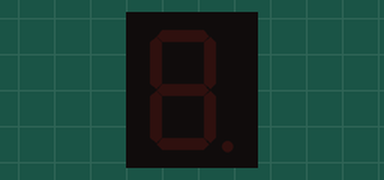
Recording of a sketch running on a simulated Arduino Uno, built with avr-gcc and run on an emulated ATmega328P. Shown: 1-digit seven-segment display.

Above: at 0.1 s.
At 1.1 s:
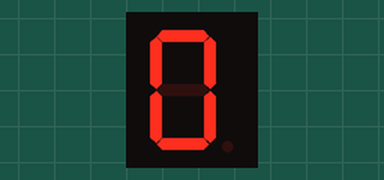
At 2.1 s:
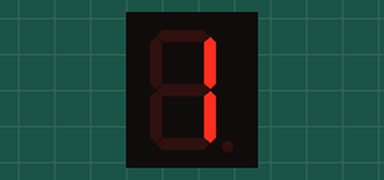
At 5.1 s:
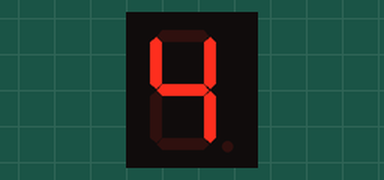
At 7.1 s:
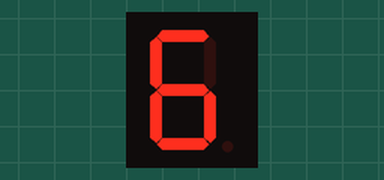
At 10.1 s:
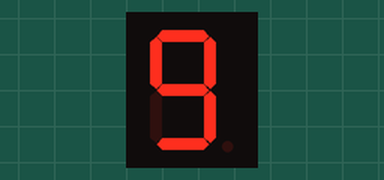

Measured:
- by itself, everything shown: repeats every 10.0 s, in 10 steps
- what the display in image 1 shows lasts 1.0 s, from 1.0 s to 2.0 s

The sketch:

SingleDigit7Segment.ino
```cpp
/*
This program uses the sevseg library to display numbers on a single-digit LED display
connected to the arduino
*/

#include <SevSeg.h>

SevSeg sevSeg;

void setup() {
  byte numDigits = 1;
  byte digitPins[] = {}; // Not applicable to single-digit displays
  byte segmentPins[] = { 5, 4, 3, 10, 11, 12, 13, 2}; // In order A, B, C, D, E, F, G, DP
  bool resistorsOnSegments = true; // We have wired 220 ohm resistors
  byte hardwareConfig = COMMON_CATHODE;
  bool updateWithDelays = false;
  bool leadingZeros = false;
  bool disableDecPoint = true;
  sevSeg.setBrightness(90);

  sevSeg.begin(hardwareConfig, numDigits, digitPins, segmentPins, resistorsOnSegments, updateWithDelays, leadingZeros, disableDecPoint);
  Serial.begin(9600);

}

void loop() {
  for(int i = 0; i < 10; i++)
  {
    sevSeg.setNumber(i);
    delay(1000);
    sevSeg.refreshDisplay();
  }
}
```
